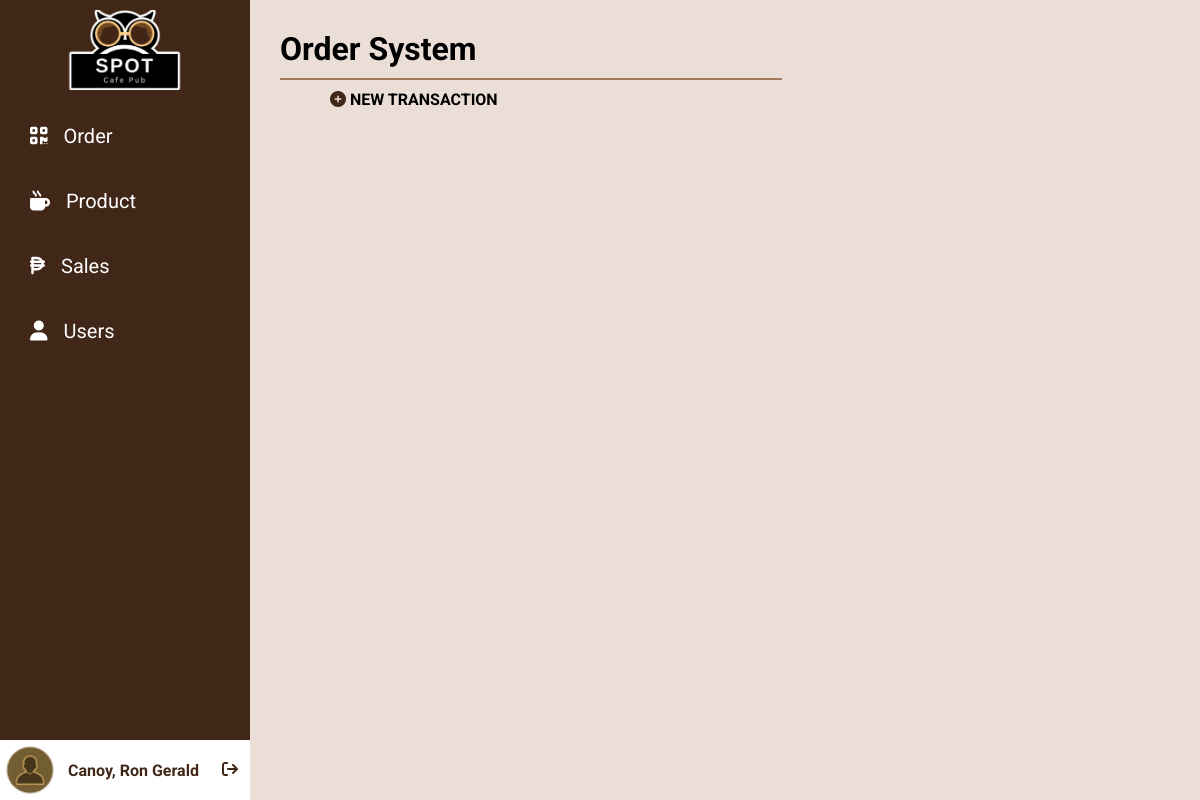
/index.php (signed in), run on the app's committed database.
### tables this page shows
CREATE TABLE `tbl_users` (
  `user_id` int(8) UNSIGNED NOT NULL,
  `user_lastname` varchar(180) NOT NULL DEFAULT '',
  `user_firstname` varchar(180) NOT NULL DEFAULT '',
  `user_email` varchar(180) NOT NULL DEFAULT '',
  `user_password` varchar(180) NOT NULL DEFAULT '',
  `user_date_added` date NOT NULL,
  `user_time_added` time NOT NULL,
  `user_date_updated` date NOT NULL,
  `user_time_updated` time NOT NULL,
  `user_status` int(1) NOT NULL DEFAULT 0,
  `user_token` varchar(255) NOT NULL DEFAULT '',
  `user_access` varchar(255) NOT NULL DEFAULT ''
);

### classes/class.user.php (called while the page is built, shortened)
<?php
class User{
	private $DB_SERVER='localhost';
	private $DB_USERNAME='root';
	private $DB_PASSWORD='';
	private $DB_DATABASE='db_wbapp';
	private $conn;
	public function __construct(){
		$this->conn = new PDO("mysql:host=".$this->DB_SERVER.";dbname=".$this->DB_DATABASE,$this->DB_USERNAME,$this->DB_PASSWORD);
	}
	function get_user_id($email){
		$sql="SELECT user_id FROM tbl_users WHERE user_email = :email";
		$q = $this->conn->prepare($sql);
		$q->execute(['email' => $email]);
		$user_id = $q->fetchColumn();
		return $user_id;
	}
	function get_user_firstname($id){
		$sql="SELECT user_firstname FROM tbl_users WHERE user_id = :id";
		$q = $this->conn->prepare($sql);
		$q->execute(['id' => $id]);
		$user_firstname = $q->fetchColumn();
		return $user_firstname;
	}
	function get_user_lastname($id){
		$sql="SELECT user_lastname FROM tbl_users WHERE user_id = :id";
		$q = $this->conn->prepare($sql);
		$q->execute(['id' => $id]);
		$user_lastname = $q->fetchColumn();
		return $user_lastname;
	}
}

### index.php (the view, shortened to what this page needs)
<?php
include_once 'classes/class.user.php';
$page = (isset($_GET['page']) && $_GET['page'] != '') ? $_GET['page'] : '';
$user = new User();
$user_id = $user->get_user_id($_SESSION['user_email']);
?>
<!DOCTYPE html>
<html lang="en" dir="ltr">
  <head>
<link rel="stylesheet" href="https://cdnjs.cloudflare.com/ajax/libs/font-awesome/6.3.0/css/all.min.css">
    <link rel="stylesheet" href="css/custom.css?<?php echo time();?>">
</head>
  <body>
    <div class="sidebar">
        <center>
    <img src="media/RECTANGLE.png" alt="Cafe Logo">
</center>
    <ul>
     <li><a href="index.php?page=orders"><i class="fa-solid fa-qrcode"></i>Order</a></li>
     <li><a href="index.php?page=products"><i class="fa-solid fa-mug-hot"></i>Product</a></li>
     <li><a href="index.php?page=sales"><i class="fa-solid fa-peso-sign"></i>Sales</a></li>
     <li><a href="index.php?page=users"><i class="fa-solid fa-user"></i>Users</a></li>
     </ul>
    <div class="navfoot">
<img src="media/avatar.png" alt="Avatar">
<div class="name">
  <?php echo $user->get_user_lastname($user_id).', '.$user->get_user_firstname($user_id);?> &nbsp; <a href="logout.php"><i class="fa-solid fa-arrow-right-from-bracket"></i></a>
</div>
</div>
   </div>
<div id="content">
<?php
      switch($page){
      default:
          require_once 'order-module/index.php';
      break;
            }
    ?>
  </body>
</html>

### css/custom.css (style rules this page uses)
* { list-style: none; text-decoration: none; margin:0; padding: 0; }
html { scroll-behavior: smooth; }
body { background-color: #eaded6; }
.sidebar { position: fixed; width: 250px; height: 100%; background: #412718; }
.sidebar ul a { display: block; height: 100%; width: 100%; line-height: 65px; font-size: 20px; color: white; padding-left: 30px; transition: .4s; }
.sidebar img { height: 80px; padding: 10px; }
.navfoot { position:absolute;bottom:0; display: flex; align-items: center; width: 250px; background-color: #FFFFFF; }
.navfoot img { height: 50px; float: left; padding: 5px; }
.sidebar ul a i { margin-right: 16px; }
#content { padding: 30px; margin-left:250px; position: fixed; height: 70px; width: 100%; z-index: 999; background-color:#eaded6; }
.name { float: right; width: 170px; display: block; padding: 8px; color: #412718; font-weight:bolder; }
.fa-arrow-right-from-bracket { float: right; text-decoration: none; color: #412718; }
* { font-family: Roboto; }

### data on the page
tbl_users: $user->get_user_lastname($user_id) "Canoy", $user->get_user_firstname($user_id) "Ron Gerald"
